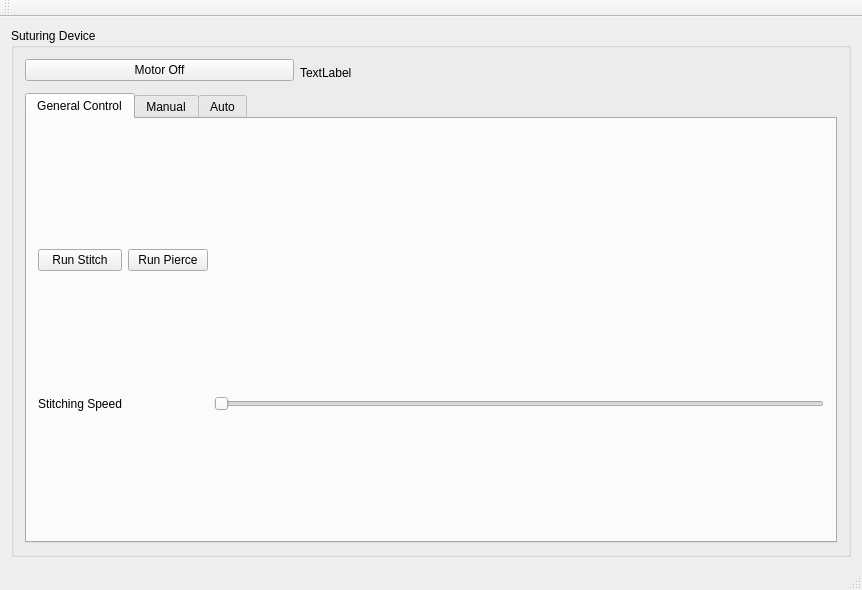
<?xml version="1.0" encoding="UTF-8"?>
<ui version="4.0">
 <class>MainWindow</class>
 <widget class="QMainWindow" name="MainWindow">
  <property name="geometry">
   <rect>
    <x>0</x>
    <y>0</y>
    <width>862</width>
    <height>590</height>
   </rect>
  </property>
  <property name="windowTitle">
   <string>MainWindow</string>
  </property>
  <widget class="QWidget" name="centralWidget">
   <layout class="QGridLayout" name="gridLayout_2">
    <item row="0" column="0">
     <widget class="QGroupBox" name="groupBox">
      <property name="title">
       <string>Suturing Device</string>
      </property>
      <layout class="QGridLayout" name="gridLayout_5">
       <item row="0" column="0">
        <widget class="QPushButton" name="MotorOnOffButton">
         <property name="text">
          <string>Motor Off</string>
         </property>
        </widget>
       </item>
       <item row="2" column="0" colspan="3">
        <widget class="QTabWidget" name="SUTap">
         <property name="currentIndex">
          <number>0</number>
         </property>
         <widget class="QWidget" name="Calibration">
          <attribute name="title">
           <string>General Control</string>
          </attribute>
          <layout class="QGridLayout" name="gridLayout_4">
           <item row="0" column="0">
            <widget class="QPushButton" name="SuCaliButton">
             <property name="text">
              <string>Run Stitch</string>
             </property>
            </widget>
           </item>
           <item row="1" column="2">
            <widget class="QSlider" name="SUSpeedSlider">
             <property name="orientation">
              <enum>Qt::Horizontal</enum>
             </property>
            </widget>
           </item>
           <item row="1" column="0">
            <widget class="QLabel" name="label_5">
             <property name="text">
              <string>Stitching Speed</string>
             </property>
            </widget>
           </item>
           <item row="0" column="1">
            <widget class="QPushButton" name="PierceButton">
             <property name="text">
              <string>Run Pierce</string>
             </property>
            </widget>
           </item>
          </layout>
         </widget>
         <widget class="QWidget" name="tab">
          <attribute name="title">
           <string>Manual</string>
          </attribute>
          <layout class="QGridLayout" name="gridLayout_3">
           <item row="3" column="0">
            <widget class="QLabel" name="label_2">
             <property name="text">
              <string>Lock Up</string>
             </property>
            </widget>
           </item>
           <item row="0" column="0">
            <widget class="QPushButton" name="LockUpButton">
             <property name="text">
              <string>Lock Up</string>
             </property>
            </widget>
           </item>
           <item row="0" column="1">
            <widget class="QLabel" name="SUposLabel">
             <property name="text">
              <string>TextLabel</string>
             </property>
            </widget>
           </item>
           <item row="3" column="1">
            <widget class="QSlider" name="SUhorizontalSlider_2">
             <property name="orientation">
              <enum>Qt::Horizontal</enum>
             </property>
            </widget>
           </item>
           <item row="2" column="1">
            <widget class="QSlider" name="SUhorizontalSlider1">
             <property name="maximum">
              <number>1000</number>
             </property>
             <property name="orientation">
              <enum>Qt::Horizontal</enum>
             </property>
            </widget>
           </item>
           <item row="2" column="0">
            <widget class="QLabel" name="label">
             <property name="text">
              <string>Jaws Close </string>
             </property>
            </widget>
           </item>
           <item row="2" column="2">
            <widget class="QLabel" name="label_3">
             <property name="text">
              <string>Jaws Open</string>
             </property>
            </widget>
           </item>
           <item row="3" column="2">
            <widget class="QLabel" name="label_4">
             <property name="text">
              <string>Lock Down</string>
             </property>
            </widget>
           </item>
           <item row="0" column="2">
            <widget class="QPushButton" name="LockDownButton">
             <property name="text">
              <string>Lock Down</string>
             </property>
            </widget>
           </item>
          </layout>
         </widget>
         <widget class="QWidget" name="tab_2">
          <attribute name="title">
           <string>Auto</string>
          </attribute>
          <layout class="QVBoxLayout" name="verticalLayout">
           <item>
            <widget class="QPushButton" name="SuOpenJawsButton">
             <property name="text">
              <string>Open Jaws</string>
             </property>
            </widget>
           </item>
           <item>
            <widget class="QPushButton" name="SuCloseJawsButton">
             <property name="text">
              <string>Close Jaws</string>
             </property>
            </widget>
           </item>
           <item>
            <widget class="QPushButton" name="SuSingleRunButton">
             <property name="text">
              <string>Run</string>
             </property>
            </widget>
           </item>
          </layout>
         </widget>
        </widget>
       </item>
       <item row="0" column="1" rowspan="2" colspan="2">
        <widget class="QLabel" name="displayInfo">
         <property name="text">
          <string>TextLabel</string>
         </property>
        </widget>
       </item>
      </layout>
     </widget>
    </item>
   </layout>
  </widget>
  <widget class="QToolBar" name="mainToolBar">
   <attribute name="toolBarArea">
    <enum>TopToolBarArea</enum>
   </attribute>
   <attribute name="toolBarBreak">
    <bool>false</bool>
   </attribute>
  </widget>
  <widget class="QStatusBar" name="statusBar"/>
 </widget>
 <layoutdefault spacing="6" margin="11"/>
 <resources/>
 <connections/>
</ui>
